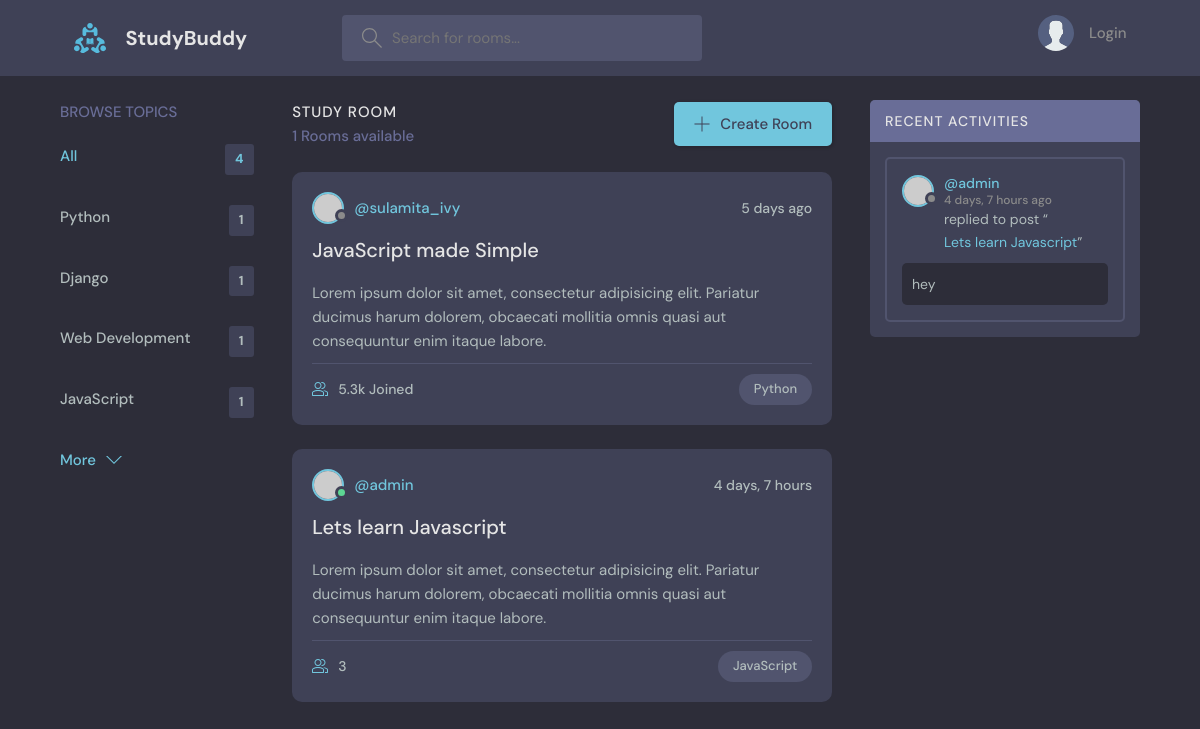
The app's page /?q=JavaScript, older data.
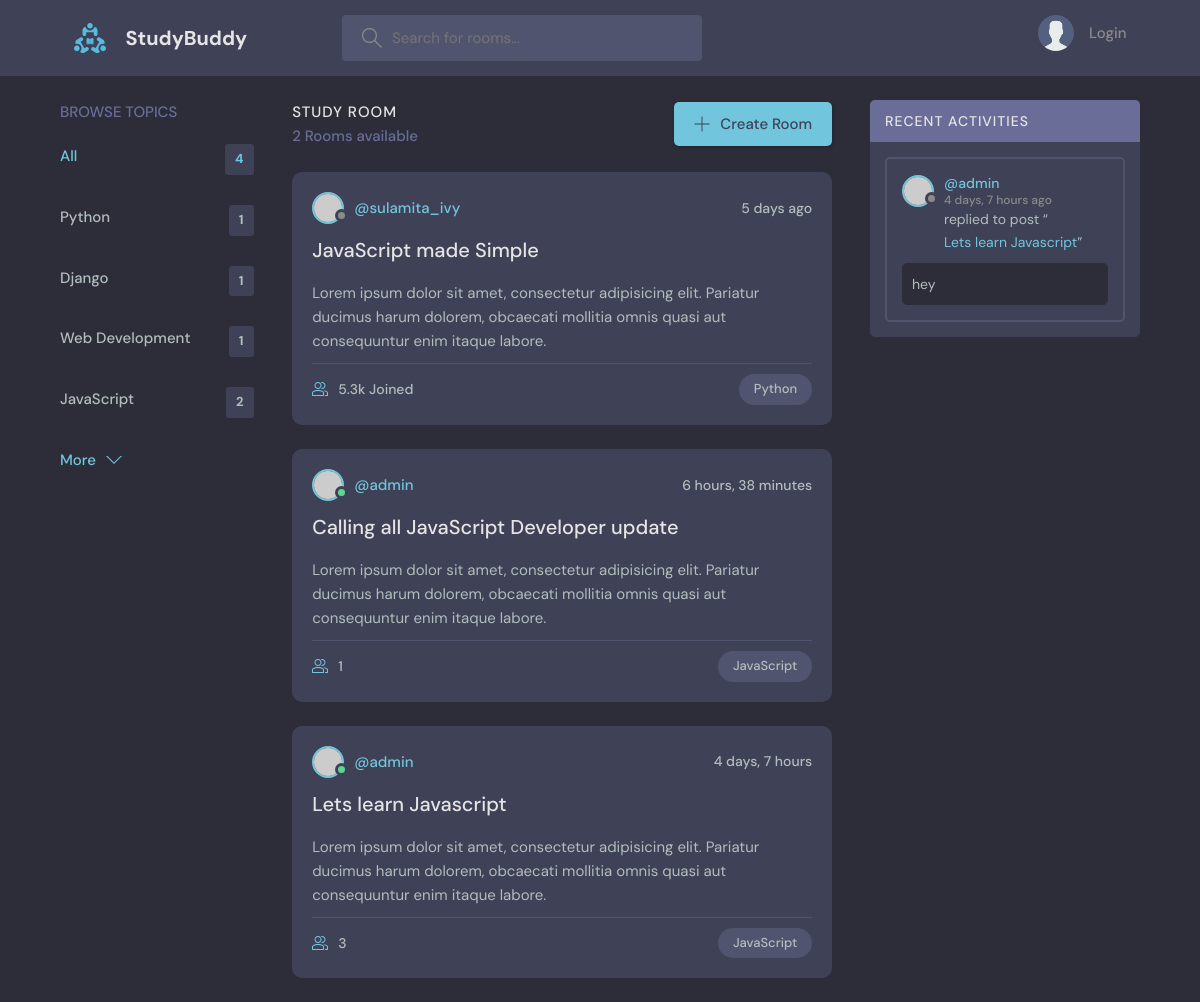
The same page, newer data.
### base/models.py (models this page shows, shortened)
class Topic(models.Model):
    name = models.CharField(max_length=200)

class Room(models.Model):
    host = models.ForeignKey(User, on_delete=models.SET_NULL,   null=True)
    topic = models.ForeignKey(Topic, on_delete=models.SET_NULL, null = True)
    name = models.CharField(max_length=200)
    description = models.TextField(null=True, blank=True)
    perticipants = models.ManyToManyField(User, related_name='participants', blank=True)
    updated = models.DateTimeField(auto_now=True)
    created = models.DateTimeField(auto_now_add=True)
    class Meta:
        ordering = ['-updated', '-created']
    def __str__(self):
        return self.name

class Message(models.Model):
    user = models.ForeignKey(User, on_delete=models.CASCADE)
    room = models.ForeignKey(Room, on_delete=models.CASCADE)
    body = models.TextField()
    updated = models.DateTimeField(auto_now=True)
    created = models.DateTimeField(auto_now_add=True)
    class Meta:
        ordering = ['-updated', '-created']

### base/views.py (the view)
# urls.py: path('', views.home, name='home'),
def home(request):
    q = request.GET.get('q') if request.GET.get('q') != None else ''
    rooms = Room.objects.filter(Q(topic__name__contains=q) | Q(name__icontains=q) | Q(description__icontains=q))
    room_count = rooms.count()
    topics = Topic.objects.all()
    room_messages = Message.objects.filter(Q(room__topic__name__icontains = q))
    context = {'rooms': rooms, 'topics':topics, 'room_count':room_count, 'room_messages': room_messages}
    return render(request, 'base/home.html', context)

### base/templates/base/home.html (shortened to what this page needs)
{% extends "main.html" %}
{% block content %}
    <main class="layout layout--3">
      <div class="container">
        {% include "base/topics_component.html" %}
        <div class="roomList">
          <div class="roomList__header">
            <div>
              <h2>Study Room</h2>
              <p>{{rooms.count}} Rooms available</p>
            </div>
            <a class="btn btn--main" href="{% url 'create-room' %}">
              <svg version="1.1" xmlns="http://www.w3.org/2000/svg" width="32" height="32" viewBox="0 0 32 32">
                <title>add</title>
                <path
                  d="M16.943 0.943h-1.885v14.115h-14.115v1.885h14.115v14.115h1.885v-14.115h14.115v-1.885h-14.115v-14.115z"
                ></path>
              </svg>
              Create Room
            </a>
          </div>
          <div class="roomListRoom">
            <div class="roomListRoom__header">
              <a href="profile.html" class="roomListRoom__author">
                <div class="avatar avatar--small">
                  <img src="https://randomuser.me/api/portraits/women/11.jpg" />
                </div>
                <span>@sulamita_ivy</span>
              </a>
              <div class="roomListRoom__actions">
                <span>5 days ago</span>
              </div>
            </div>
            <div class="roomListRoom__content">
              <a href="room.html">JavaScript made Simple</a>
              <p>
                Lorem ipsum dolor sit amet, consectetur adipisicing elit. Pariatur ducimus harum dolorem, obcaecati
                mollitia omnis quasi aut consequuntur enim itaque labore.
              </p>
            </div>
            <div class="roomListRoom__meta">
              <a href="room.html" class="roomListRoom__joined">
                5.3k Joined
              </a>
              <p class="roomListRoom__topic">Python</p>
            </div>
          </div>
          {% include "base/feed_component.html" %}
        </div>
        {% include "base/activity_component.html" %}
      </div>
    </main>
{% endblock content %}

### base/templates/base/topics_component.html
<div class="topics">
  <div class="topics__header">
    <h2>Browse Topics</h2>
  </div>
  <ul class="topics__list">
    <li>
      <a href="{% url 'home' %}" class="active">All <span>{{topics.count}}</span></a>
    </li>
    {% for topic in topics %}
      <li>
        <a href="{% url 'home' %}?q={{topic.name}}"> {{topic.name}} <span>{{topic.room_set.all.count}}</span></a>
      </li>
    {% endfor %}
  </ul>
  <a class="btn btn--link" href="topics.html">
    More
    <svg version="1.1" xmlns="http://www.w3.org/2000/svg" width="32" height="32" viewBox="0 0 32 32">
      <title>chevron-down</title>
      <path d="M16 21l-13-13h-3l16 16 16-16h-3l-13 13z"></path>
    </svg>
  </a>
</div>

### base/templates/base/feed_component.html (shortened to what this page needs)
{% for room in rooms %}
<div class="roomListRoom">
  <div class="roomListRoom__header">
    <a href="{% url 'user-profile' 1 %}" class="roomListRoom__author">
      <div class="avatar avatar--small active">
        <img src="https://randomuser.me/api/portraits/men/11.jpg" />
      </div>
      <span>@{{ room.host.username }}</span>
    </a>
    <div class="roomListRoom__actions">
      <span>{{ room.created|timesince }}</span>
    </div>
  </div>
  <div class="roomListRoom__content">
    <a href="{% url 'room' room.id %}">{{ room.name }}</a>
    <p>
      Lorem ipsum dolor sit amet, consectetur adipisicing elit. Pariatur ducimus harum dolorem, obcaecati
      mollitia omnis quasi aut consequuntur enim itaque labore.
    </p>
  </div>
  <div class="roomListRoom__meta">
    <a class="roomListRoom__joined">
      {{room.perticipants.all.count}}
    </a>
    <p class="roomListRoom__topic">{{room.topic.name}}</p>
  </div>
</div>
{% endfor %}

### base/templates/base/activity_component.html (shortened to what this page needs)
<div class="activities">
  <div class="activities__header">
    <h2>Recent Activities</h2>
  </div>
  {% for message in  room_messages %}
  <div class="activities__box">
    <div class="activities__boxHeader roomListRoom__header">
      <a href="{% url 'user-profile' message.user.id %}" class="roomListRoom__author">
        <div class="avatar avatar--small">
          <img src="https://randomuser.me/api/portraits/women/11.jpg" />
        </div>
        <p>
          @{{message.user}}
          <span>{{message.created|timesince}} ago</span>
        </p>
      </a>
    </div>
    <div class="activities__boxContent">
      <p>replied to post “<a href="{% url 'room' message.room.id %}">{{message.room}}</a>”</p>
      <div class="activities__boxRoomContent">
        {{message.body}}
      </div>
    </div>
  </div>
  {% endfor %}
</div>

Row changes from the older to the newer data that the page shows:
computed for Topic "JavaScript": room_set.all.count "1" → "2"
added Room: host.username "admin", created "6 hours, 38 minutes", name "Calling all JavaScript Developer update", perticipants.all.count "1", topic.name "JavaScript"
Text that changed along with them:
{{ rooms.count }}: "1" → "2"
